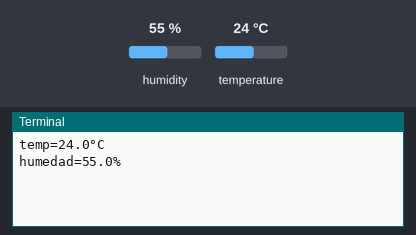
Simulated run of this program. Board: Raspberry Pi (BCM pin numbers). Parts: the last lines printed to the terminal. The test bench sets the inputs (shaded band); at power-on: humidity 55 %, temperature 24 °C.

Above: at 1.2 s.
1.3 s: humidity set to 22 %
At 5.3 s:
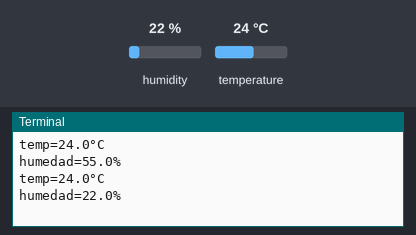
5.9 s: temperature set to 12 °C
At 8.9 s:
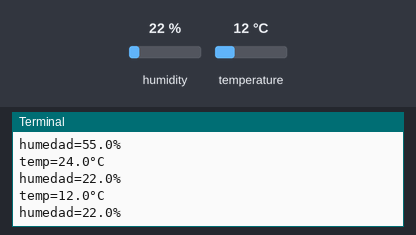
10.5 s: humidity set to 40 %
At 12.6 s:
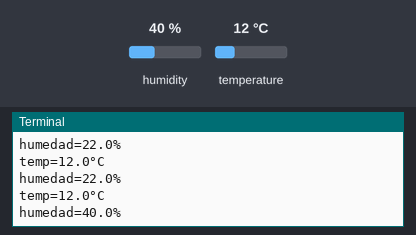
Timing chart, 0 to 14.1 s (numbered marks = the images above; inputs shaded):
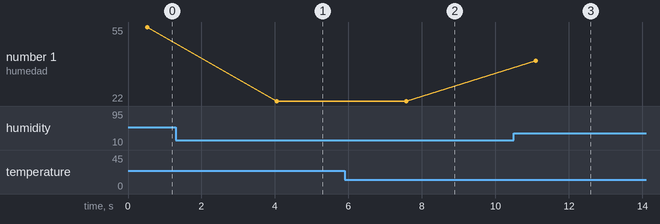

The program:

temp.py
```python
#sudo pip3 install Adafruit_DHT

import Adafruit_DHT as dht
from time import sleep as t
sensor = dht.DHT22
pin = 21
while 1:
    humedad, temperatura =dht.read_retry(sensor, pin)
    if humedad is not None and temperatura is not None:
        print("""temp={0}°C
humedad={1}%""".format(temperatura, humedad))
    t(3)
 
```

Measured:
- after the input at 1.3 s, the terminal: prints a new line after 2.8 s (image 1)
- after the input at 5.9 s, the terminal: prints a new line after 1.7 s (image 2)
- after the input at 10.5 s, the terminal: prints a new line after 0.60 s (image 3)
- plotted number 1: 55 → 22 after the input at 1.3 s, 22 → 40 after the input at 10.5 s
